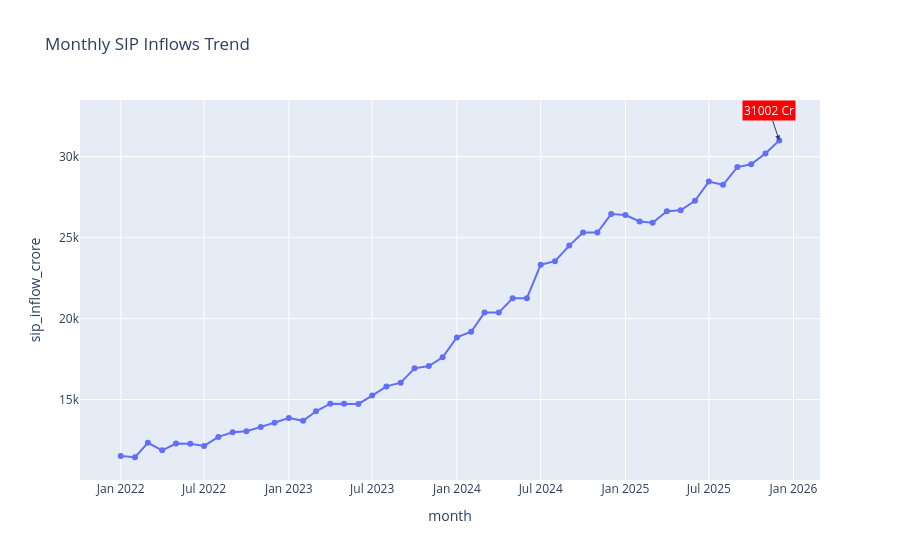

The code cell stored with this chart in its notebook:
### Code cell
peak_month = sip.loc[sip["sip_inflow_crore"].idxmax(), "month"]
peak_value = sip["sip_inflow_crore"].max()

fig.add_annotation(
    x=peak_month,
    y=peak_value,
    text=f"{peak_value:.0f} Cr",
    showarrow=True,
    arrowhead=2,
    bgcolor="red",
    font=dict(color="white", size=12)
)

fig.show()
